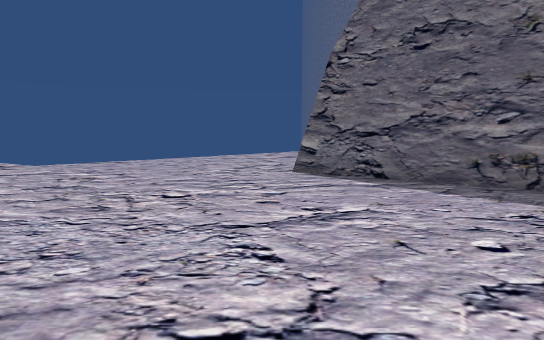
View 1 (above)

14 first-person views from a walk through a 3-D level made in the Unity game engine. The camera is 1.2 m above the floor, tilts 8° down and sees 80° across. The floor is counted in squares, 1 m on a side. Each view is taken from the middle of a square. On the plan, view 1 faces up. The plan holds only what a view shows up to about 14 squares ahead; the rest is blank. The place goes on beyond the plan. Some animated figures are left out.

View 2
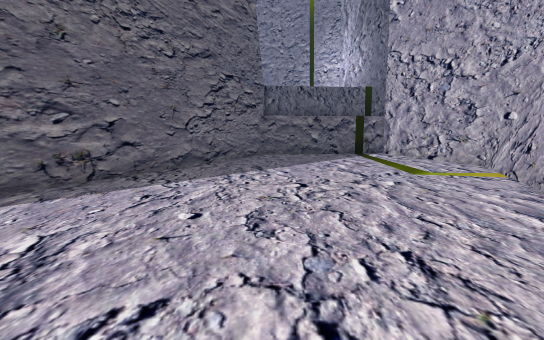

View 3
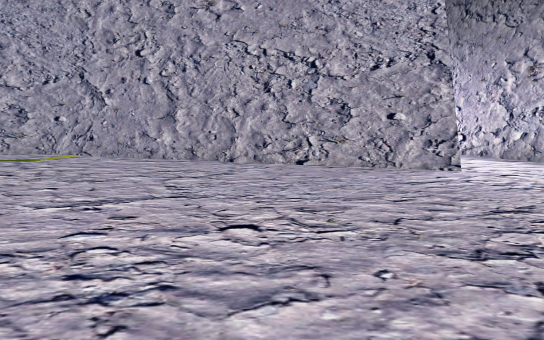

View 4
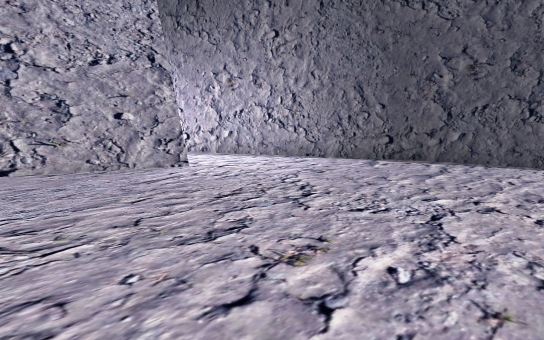

View 5
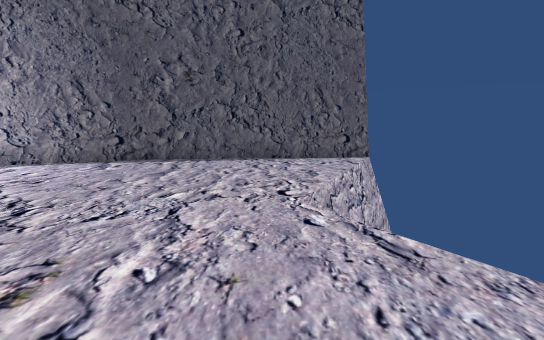

View 6
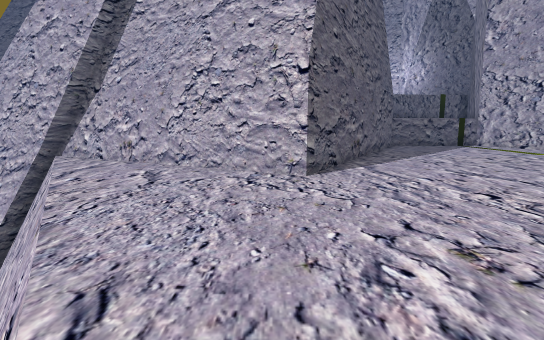

View 7
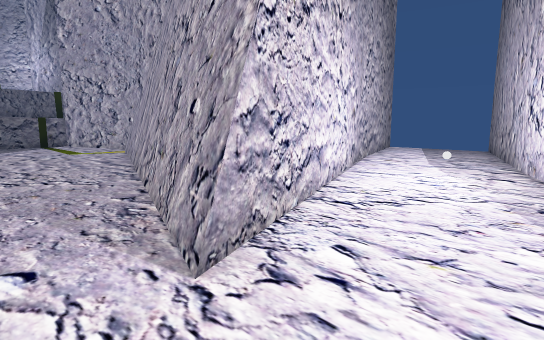

View 8
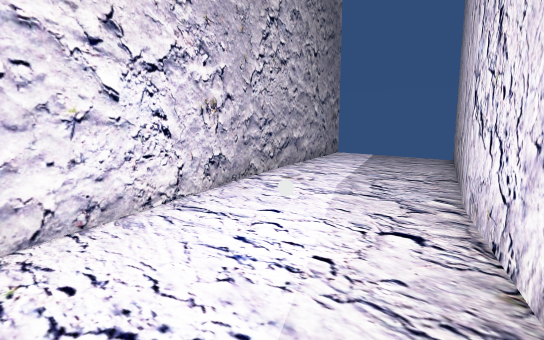

View 9
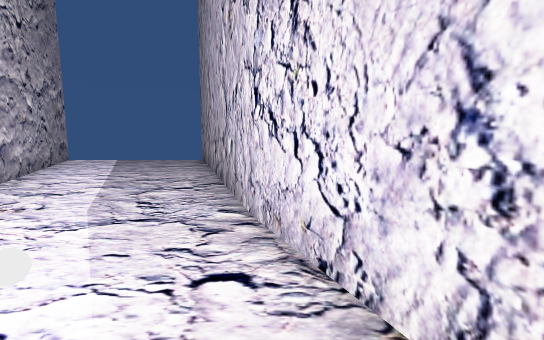

View 10
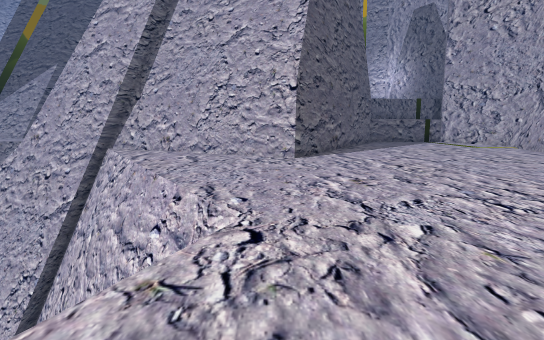

View 11
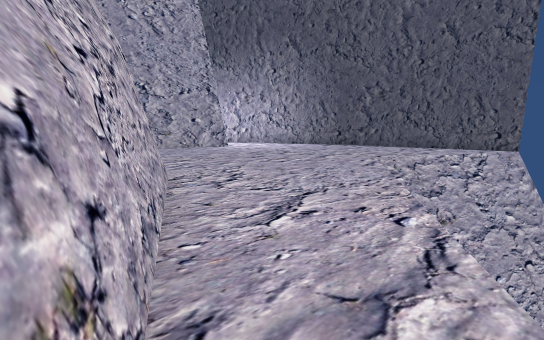

View 12
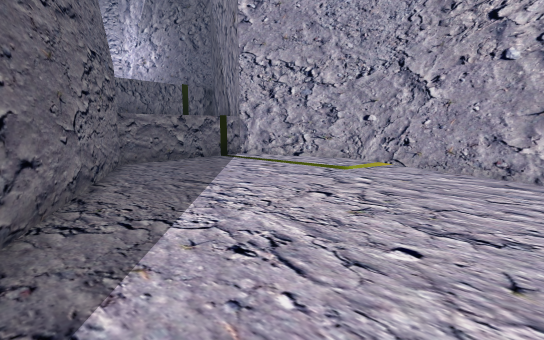

View 13
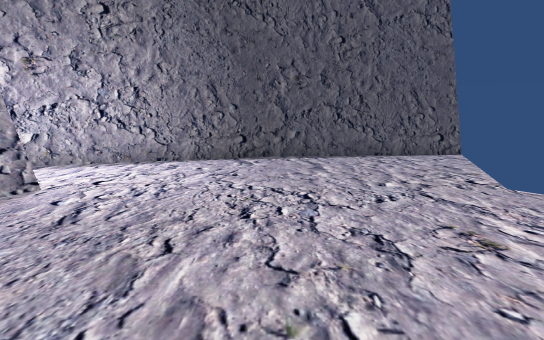

View 14
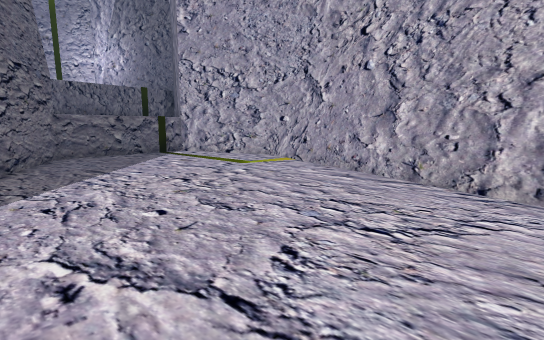

### Floor plan
Key: @ floor where view 1 was taken; # wall or solid block; . floor; ^ raised ledge; v drop or lower ground; B white ball.
Columns run from 15 left of view 1 to 12 right of it. Each row starts with its distance up from view 1.
 19                vvv vv#
 18                vvvvv##
 17               vvvvvv##
 16               vvvvv.#
 15              vvvv...#
 14  vvv        vvvv...##
 13 #vvvvv     vvv....##
 12 ##.vvvv   vvv.....##
 11  #...vvv vv......##
 10  #.....vv........#
  9  #..............##
  8  #..............###
  7  #................##
  6  #.................###
  5  ##..................###
  4   #....................###
  3   #......................##
  2   ##......................^
  1    #......................^
  0    ##....##....@...........^
 -1     #....#####.............^
 -2     #....##  ####..........^
 -3     ##....#     ####.....##^
 -4      #....##       #######
 -5      ##.B..#
 -6       #....##
 -7       ##....#
 -8        #....#
 -9        #....##
-10        ##....#
-11         #....#
-12         #....##
-13         ##....#
-14          #....#
-15          #    #

Where each view was taken, in squares from view 1:
view 1: 0 up, 0 right, facing up
view 2: 2 up, 2 left, facing right
view 3: 9 up, 2 left, facing down
view 4: 9 up, 2 left, facing down-left
view 5: 9 up, 2 left, facing left
view 6: 9 up, 7 left, facing right
view 7: 2 up, 9 left, facing down-right
view 8: 3 down, 9 left, facing down-right
view 9: 4 down, 8 left, facing down
view 10: 9 up, 11 left, facing right
view 11: 15 up, 4 right, facing down-left
view 12: 6 up, 1 right, facing down-right
view 13: 5 up, 1 left, facing left
view 14: 5 up, 2 left, facing down-right
